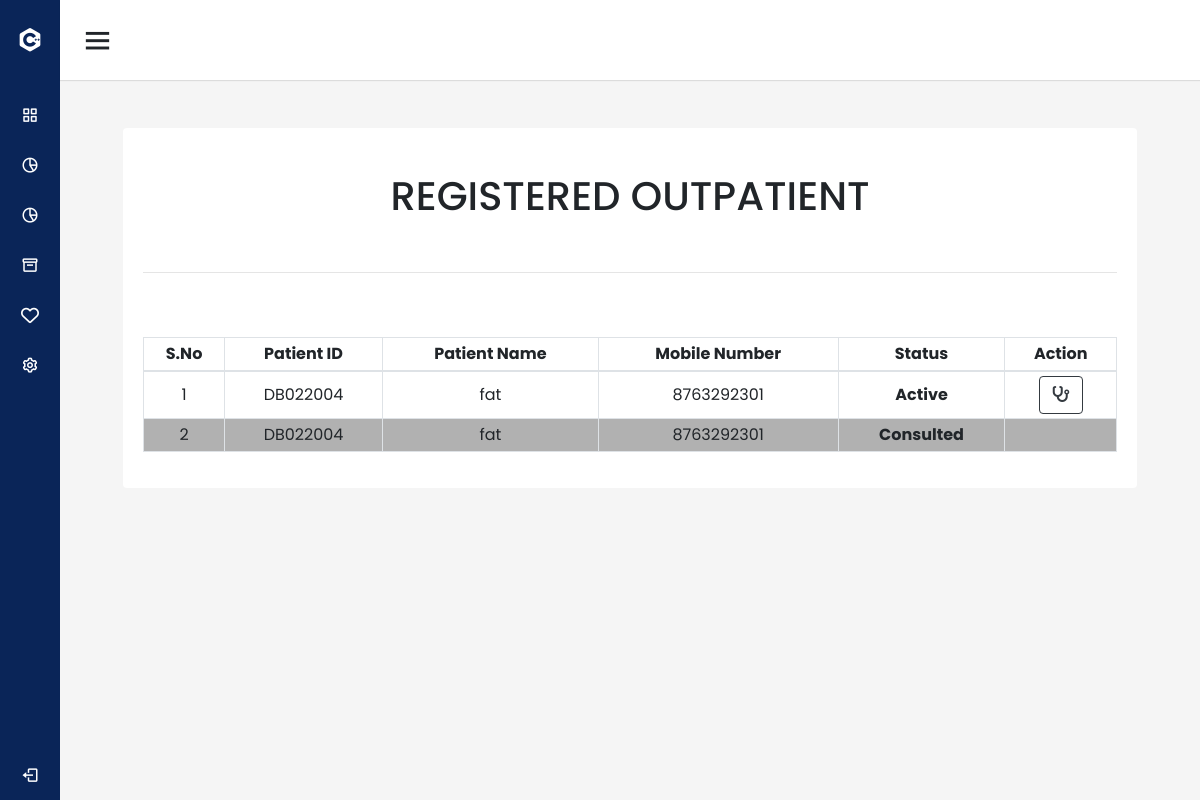
The app's page /doctor_view/ (signed in), older data.
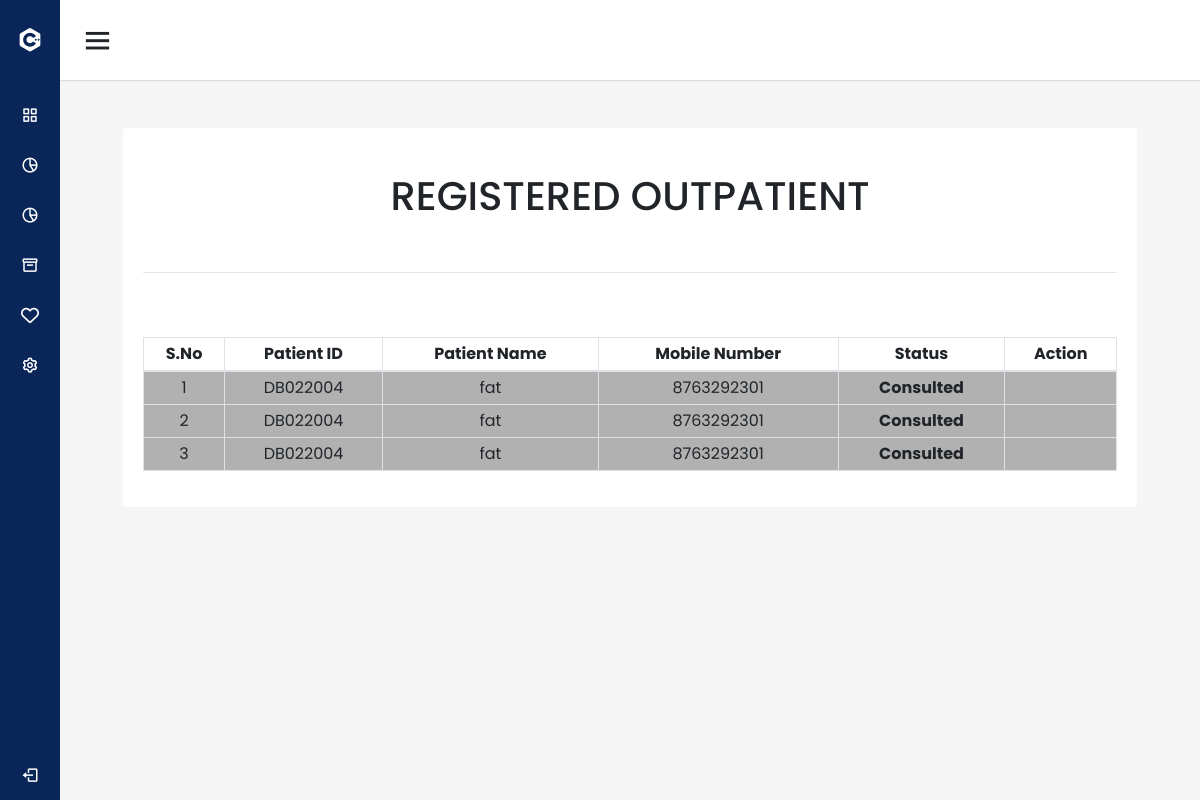
The same page, newer data.
### management/models.py (models this page shows, shortened)
class TodayPatients(models.Model):
    patient=models.ForeignKey(PatientDetails,on_delete=models.CASCADE)
    created_at=models.DateTimeField(auto_now_add=True)
    updated_at = models.DateTimeField(auto_now=True)
    is_active=   models.BooleanField('Is active', default=False)
    is_vital=   models.BooleanField(default=False)
    is_consulted=   models.BooleanField(default=False)
    is_seperated=models.BooleanField(default=False)
    vitals=models.ForeignKey(GeneralVitals_new,on_delete=models.CASCADE,null=True,blank=True)

class PatientDetails(models.Model):
    patient_id= models.CharField(max_length=30)
    patient_name= models.CharField(max_length=30)
    fathers_name= models.CharField(max_length=30)
    age= models.CharField(max_length=30)
    date_of_birth= models.DateField()
    gender= models.CharField(max_length=30)
    blood_group=models.CharField(max_length=30,null=True,blank=True)
    address= models.TextField(max_length=30)
    phone_number = models.IntegerField(null=True,blank=True,error_messages={'phone_number':'Enter a valid phone number'})

### management/views.py (the view)
# urls.py: path('doctor_view/',views.doctor_view, name='doctor_view'),
@login_required(login_url='login_view')
def doctor_view(request,id=None):
    if id :
         messages.success(request, 'consulting Details created successfully')
    user=request.user
    if user.is_admin:
        x=  [TodayPatients.objects.get(id=i.id) for i in TodayPatients.objects.filter(created_at__contains=datetime.today().date(),is_active=True) ]
        x.reverse()
        return render(request,"management/doctor_view.html",{'x':x,'user':user})
    else:
        messages.success(request,"Not admin")
        return redirect('login_view')

### management/templates/management/doctor_view.html (shortened to what this page needs)
{% extends "management/navbar.html" %}
{% load static %}
{% block content %}
<section id="out_patient">
    <div class="container-fluid">
        <div class="card mt-4 mx-5">
            <div class="card-body">
                <h1 class="card-title text-center mt-4">REGISTERED OUTPATIENT</h1><br>
                <hr><br><br>
                <table id="example" class="table table-bordered text-center" style="width:100%">
                    <thead>
                        <tr>
                            <th class="text-center">S.No</th>
                            <th class="text-center">Patient&nbsp;ID</th>
                            <th class="text-center">Patient&nbsp;Name</th>
                            <th class="text-center">Mobile&nbsp;Number</th>
                            <th class="text-center">Status</th>
                            <th class="text-center">Action</th>
                        </tr>
                    </thead>
                    <tbody>
                        {% for i in x %}
                        {% if i.is_consulted %}
                        <tr style="background-color: rgba(141, 141, 141, 0.678);">
                            <td>{{forloop.counter}}</td>
                            <td>{{i.patient.patient_id}}</td>
                            <td>{{i.patient.patient_name}}</td>
                            <td>{{i.patient.phone_number}}</td>
                            <td>{% if i.is_consulted %}
                                <strong>Consulted</strong>
                                {% else %}
                                <strong>Active</strong>
                                {% endif %}
                            </td>
                            <td>
                            </td>
                        </tr>
                        {% else %}
                        <tr >
                            <td>{{forloop.counter}}</td>
                            <td>{{i.patient.patient_id}}</td>
                            <td>{{i.patient.patient_name}}</td>
                            <td>{{i.patient.phone_number}}</td>
                            <td>{% if i.is_consulted %}
                                <strong>Consulted</strong>
                                {% else %}
                                <strong>Active</strong>
                                {% endif %}
                            </td>
                            <td>
                                {% if user.is_admin %}
                                {% if i.is_consulted %}
                                {% else %}
                                <a href="{% url 'doctor_vie' i.id %}"><button type="button"
                                    class="btn btn-outline-dark"><i class="fa-solid fa-stethoscope"></i></button></a>
                                {% endif %}
                                {% endif %}
                            </td>
                        </tr>
                        {% endif %}
                        {% endfor %}
                    </tbody>
                </table>
            </div>
        </div>
    </div>
</section>
{% endblock %}

Row changes from the older to the newer data that the page shows:
added TodayPatients: patient.patient_id "DB022004", patient.patient_name "fat", patient.phone_number "8763292301", is_consulted "Consulted"
changed TodayPatients (number 2 of 3 on the later page): is_consulted "Active" → "Consulted"
